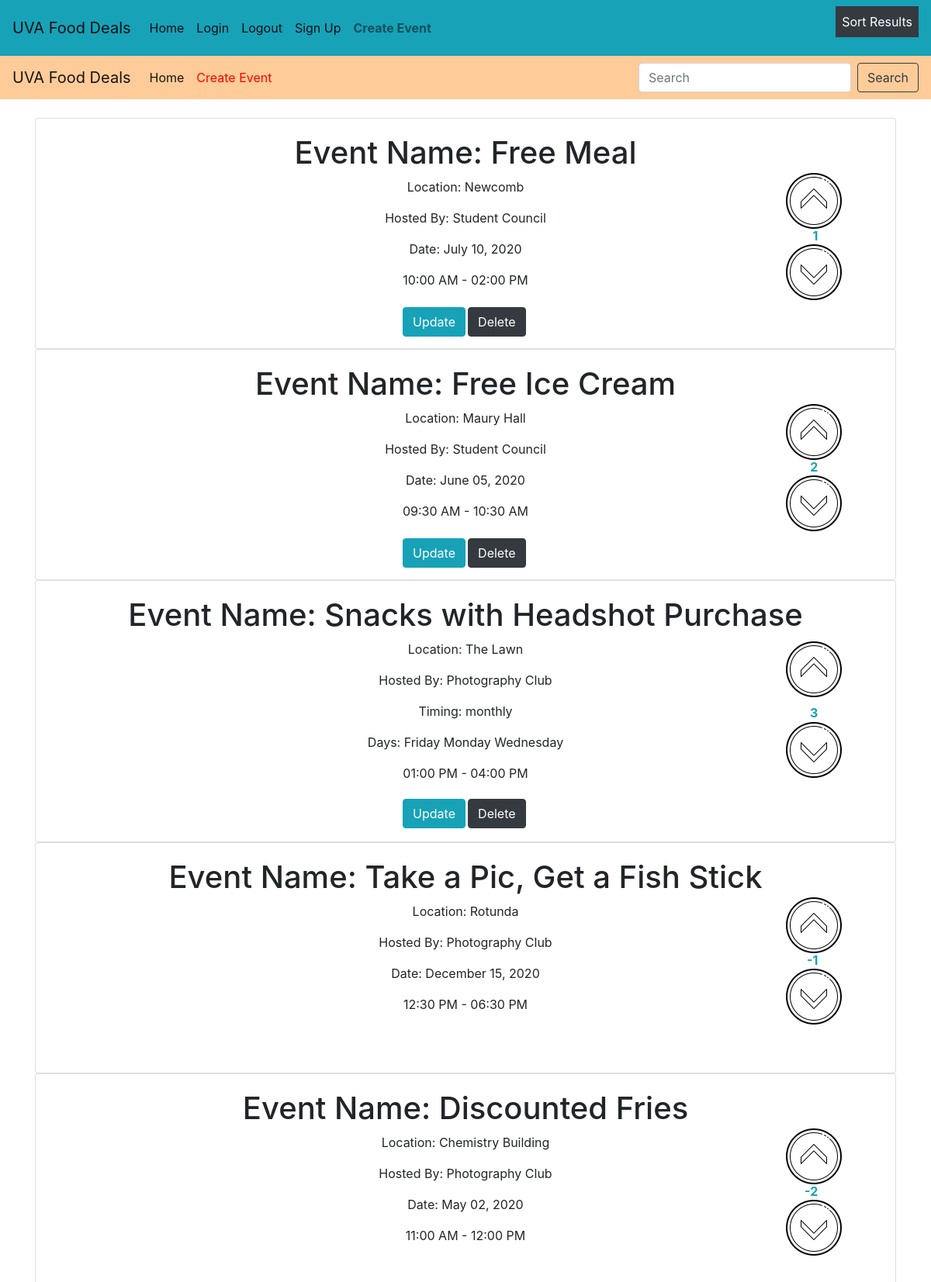
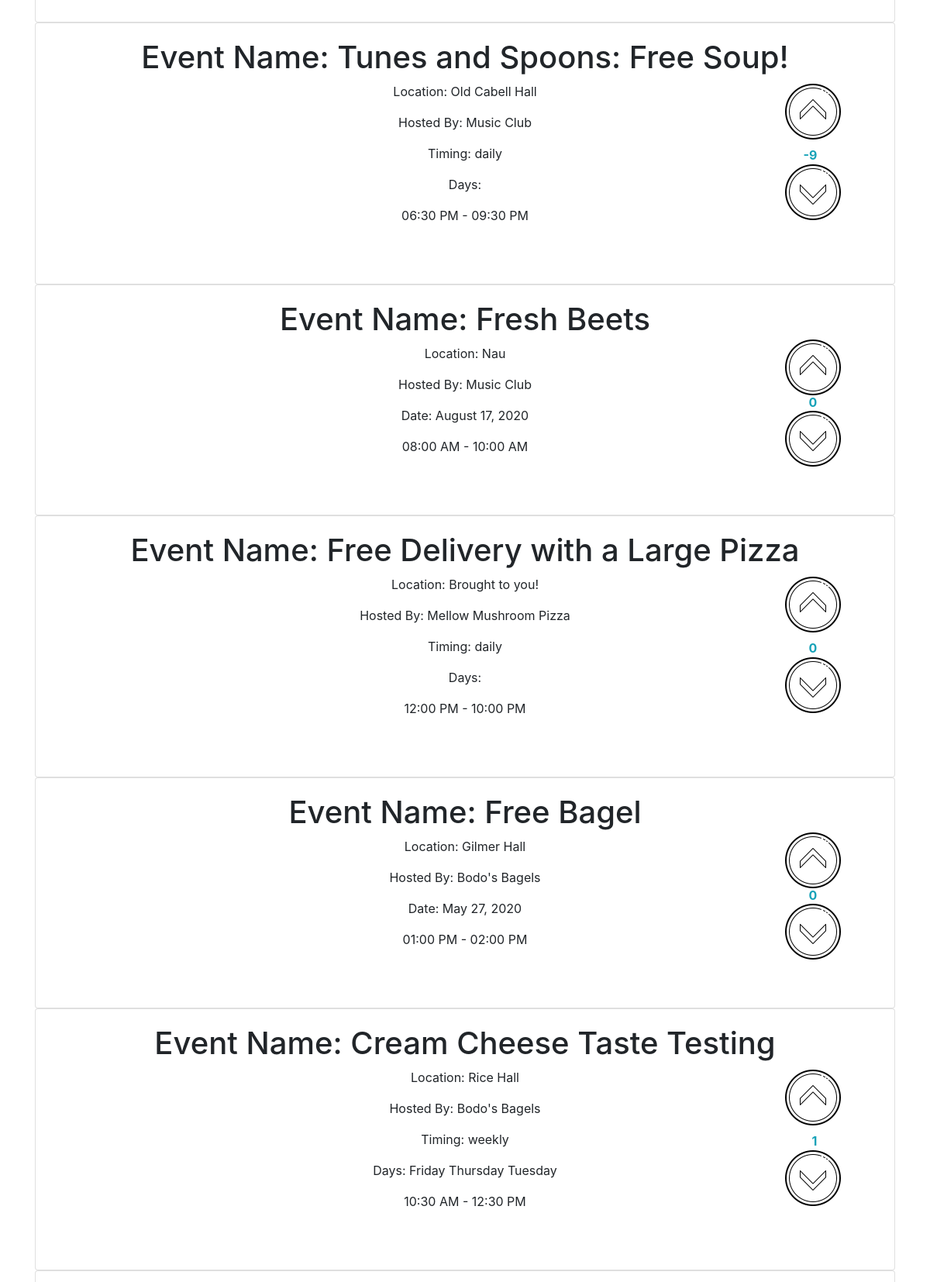
The page /uvafooddeals.php (signed in, upper part) on the database its author committed (2 pictures, top to bottom).
### tables this page shows
CREATE TABLE `one_time_event` (
  `eventID` int(6) NOT NULL,
  `exact_date` date NOT NULL
);

CREATE TABLE `recurring_event` (
  `eventID` int(6) NOT NULL,
  `timing` varchar(30) NOT NULL
);

### uvafooddeals.php (the view, shortened to what this page needs)
<?php
    require('uvafooddeals-connectdb.php');
    $query = "SELECT COUNT(*) FROM event NATURAL JOIN sponsors NATURAL JOIN host";
    $statement = $db->prepare($query);
    $statement->execute();
    $num_rows = $statement->fetchAll();
    foreach ($num_rows as $num_row) {
        if ($num_row['COUNT(*)'] == 0) {
            echo "<center><h4>You have no events! Add an event by clicking the button above.</h4></center>";
        } else {
            if(array_key_exists('popularity', $_POST))
            {
            $query = "SELECT * FROM event NATURAL JOIN sponsors NATURAL JOIN host ORDER BY total_votes DESC";
            }
            else
            {
            $query = "SELECT * FROM event NATURAL JOIN sponsors NATURAL JOIN host";
            }
            $statement = $db->prepare($query);
            $statement->execute();
            $results = $statement->fetchAll();
            foreach ($results as $result) {
                $eventID = $result["eventID"];
                $location = $result["location"];
                $startTime = $result["startTime"];
                $endTime = $result["endTime"];
                $userID = $result["userID"];
                $total_votes = $result["total_votes"];
                $event_name = $result["event_name"];
                $host = $result["name"];
                $isOneTime = false;
                $exact_date = '';
                $userPosted = false;
                $timing = '';
                $days = array();
                $query = "SELECT * FROM one_time_event";
                $statement = $db->prepare($query);
                $statement->execute();
                $results_onetime = $statement->fetchAll();
                foreach ($results_onetime as $result_onetime) {
                    if ($eventID == $result_onetime['eventID']) {
                        $exact_date = $result_onetime['exact_date'];
                        $isOneTime = true;
                    }
                }
                if (isset($_SESSION['userID'])) {
                    if($_SESSION['userID']== $userID){
                        $userPosted = true;
                    }
                }
                if ($isOneTime == false) {
                    $query = "SELECT * FROM recurring_event";
                    $statement = $db->prepare($query);
                    $statement->execute();
                    $results_rec = $statement->fetchAll();
                    foreach ($results_rec as $result_rec) {
                        if ($eventID == $result_rec['eventID']) {
                            $timing = $result_rec['timing'];
                        }
                    }
                    $query = "SELECT * FROM recurring_event_days_occurring";
                    $statement = $db->prepare($query);
                    $statement->execute();
                    $results_d = $statement->fetchAll();
                    foreach ($results_d as $result_d) {
                        if ($eventID == $result_d['eventID']) {
                            array_push($days, $result_d['day']);
                        }
                    }
                }
                echo "<div class='container'>";
                echo "<div class='card'>
                    <div class='card-body'>
                        <h1>Event Name: " . $event_name . "</h1>
                        <p>Location: " . $location . "</p>
                        <p>Hosted By: " . $host . "</p>";
                if ($isOneTime) {
                    echo "<p>Date: " . date('F d, Y ', strtotime($exact_date)) . "</p>";
                } else {
                    echo "<p>Timing: " . $timing . "</p>";
                    echo "<p>Days: ";
                    foreach ($days as $day) {
                        echo $day . " ";
                    }
                    echo "</p>";
                }
                echo "<p>" . date('h:i A', strtotime($startTime)) . ' - ' . date('h:i A', strtotime($endTime)) . "</p>";
                if(isset($_SESSION['userID'])){
                    $currentUser = $_SESSION['userID'];
                    echo "<p style='position:absolute; right:9%; top:47%;color:#17a2b8; font-weight:bold;'>$total_votes</p>";
                    echo "<br><form action='uvafooddeals.php' method='post'>
                            <button class='btn btn-primary' type='submit' name='" . $eventID . "upvote' style='
    background: url(up.png); border: 0; display: block; height: 100;width: 100;position:absolute;right:5%;top:19%;'></button>
                            <button class='btn btn-danger' type='submit' name='" . $eventID . "downvote' style='
    background: url(down.png); border: 0; display: block; height: 100;width: 100;position:absolute;right:5%;top:50%'></button>
                            <input type='hidden' id='eventID' name='eventID' value=$eventID>
                            <input type='hidden' id='userID' name='userID' value=$currentUser>";
                    if ($userID == $_SESSION['userID']) {
                      echo "<button id='delete' class='btn btn-dark' name='" . $eventID . "delete'>Delete</button>";
                    }
                    echo "</form>";}
                    if($userPosted){
                    echo "<form action='updateevent.php' method='get'>
                            <button id='update' class='btn btn-info' type='submit' name='" . $eventID . "update'>Update</button>
                            <input type='hidden' id='eventID' name='eventID' value=$eventID>
                            <input type='hidden' id='userID' name='userID' value=$userID>
                            <input type='hidden' id='isOneTime' name='isOneTime' value=$isOneTime>
                            </form>";
                    }
                echo"</div>
                </div>";
                echo "</div>";
            }
        }
    }
?>

### navbar2.css (style rules this page uses)
.dropbtn { background-color: #343a40; color: white; padding: 8px; font-size: 16px; border: none; }
.dropdown { position: relative; display: inline-block; }

### uvafooddeals.css (style rules this page uses)
h1,p { text-align: center; }
#delete { position:absolute; right:43%; bottom:5%; }
#update { position:absolute; right:50%; bottom:5%; }

### rows shown on the page
one_time_event: exact_date "July 10, 2020"
one_time_event: exact_date "June 05, 2020"
recurring_event: timing "monthly"
one_time_event: exact_date "December 15, 2020"
one_time_event: exact_date "May 02, 2020"
recurring_event: timing "daily"
one_time_event: exact_date "August 17, 2020"
recurring_event: timing "daily"
one_time_event: exact_date "May 27, 2020"
recurring_event: timing "weekly"

### other values the page prints
$event_name "Free Meal"
$location "Newcomb"
$host "Student Council"
date('h:i A', strtotime($startTime)) "10:00 AM"
date('h:i A', strtotime($endTime)) "02:00 PM"
$event_name "Free Ice Cream"
$location "Maury Hall"
date('h:i A', strtotime($startTime)) "09:30 AM"
date('h:i A', strtotime($endTime)) "10:30 AM"
$event_name "Snacks with Headshot Purchase"
$location "The Lawn"
$host "Photography Club"
$day "Friday"
$day "Monday"
$day "Wednesday"
